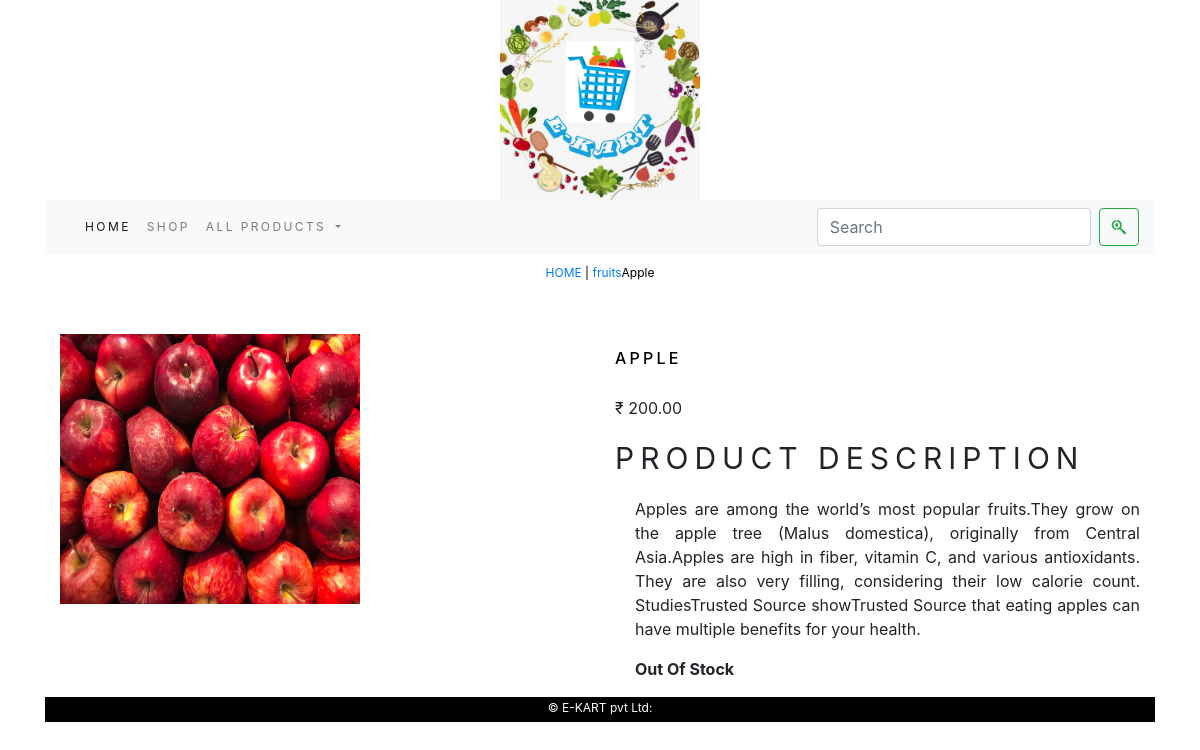
The page /ekart/fruits/apple on the database its author committed.
### ekart/models.py (models this page shows, shortened)
class Product(models.Model):
    name= models.CharField(max_length=250,unique=True)
    slug= models.SlugField(max_length=250,unique=True)
    description= models.TextField(blank=True)
    price= models.DecimalField(max_digits=10,decimal_places=2)
    category= models.ForeignKey(Category,on_delete=models.CASCADE)
    image=models.ImageField(upload_to='product',blank=True)
    stock=models.IntegerField()
    available=models.BooleanField(default=True)
    created=models.DateField(auto_now_add=True)
    updated=models.DateField(auto_now=True)
    class Meta:
        ordering=('name',)
        verbose_name='product'
        verbose_name_plural='products'

class Category(models.Model):
    name= models.CharField(max_length=250,unique=True)
    slug= models.SlugField(max_length=250,unique=True)
    description= models.TextField(blank=True)
    image=models.ImageField(upload_to='category',blank=True)
    class Meta:
        ordering=('name',)
        verbose_name='category'
        verbose_name_plural='categories'
    def get_url(self):
        return reverse('ekart:products_by_category',args=[self.slug])
    def __str__(self):
        return '{}'.format(self.name)

### ekart/views.py (the view)
# urls.py: path('<slug:c_slug>/<slug:product_slug>', views.Productdetails, name='prodCatDetails'),
def Productdetails(request,c_slug,product_slug):
    try:
        product=Product.objects.get(category__slug=c_slug,slug=product_slug)
    except Exception as e:
        raise e
    return render(request,'product.html',{'product':product})

### cart/context_processors.py (called while the page is built)
def counter(request):
    item_count=0
    if 'admin' in request.path:
        return{}
    else:
        try:
            cart=Cart.objects.filter(cart_id=_cart_id(request))
            cart_items=Cartitem.objects.all().filter(cart=cart[:1])
            for cart_item in cart_items:
                item_count +=cart_item.quantity
        except Cart.DoesNotExist:
            item_count=0
    return dict(item_count=item_count)

### cart/views.py (called while the page is built)
def _cart_id(request):
    cart=request.session.session_key
    if not cart:
        cart=request.session.create()
    return cart

### ekart/context_processors.py (called while the page is built)
def menu_links(request):
    links=Category.objects.all()
    return dict(links=links)

### templates/product.html (shortened to what this page needs)
{% extends 'base.html' %}
{% load static %}
{% block content %}
<div class="row my_prod_row_class">
  <div class="mx-auto">
    <p><a href="{% url 'ekart:allProdCat' %}">HOME</a> | <a href="{{product.category.get_url}}">{{product.category}}</a>{{product.name}}</p>
  </div>
</div>
<div class="container">
    <br>
<div class="row">
  <div class="col-12 col-sm-12 col-md-12 col-lg-6">
    <div style="min-width:18rem;">
      <img src="{{product.image.url}}" alt="{{product.name}}" width="300px" height="270px">
    </div>
  </div>
       <div class="col-12 col-md-12 col-sm-12 col-lg-6">
          <h1 class="my_prod_title">{{product.name}}</h1>
          <p>₹ {{product.price}}</p>
          <p class="my_title">Product Description</p>
          <p class="text-justify my_prod_text">{{product.description}}</p>
          {% if product.stock <= 0 %}
          <p class="text-justify my_prod_text"><b>Out Of Stock</b></p>
          {% else %}
          <a class="btb btn-secondary" href="{% url 'cart:add_cart' product.id %}">Add To Cart</a>
          {% endif %}
       </div>
</div>
</div>
{% endblock %}

### static/css/custom.css (style rules this page uses)
.my_title { font-size:30px; text-transform:uppercase; letter-spacing:.2em; }
.my_prod_row_class { padding-top:10px; padding-bottom:12px; }
.my_prod_row_class .mx-auto { color:black; font-size:12px; text-decorations:none; }
.my_prod_title { color:black; font-size:16px; letter-spacing:.2em; text-transform:uppercase; padding-top:15px; padding-bottom:20px; }
.my_prod_text { padding-left:20px }

### rows shown on the page
Product: category "fruits", name "Apple", image (picture), name "APPLE", price "200.00", description "Apples are among the world’s most popular fruits.They grow on the apple tree (Malus domestica), originally from Central Asia.Apples are high in fiber, vitamin C, and various antioxidants. They are also very filling, considering their low calorie count. StudiesTrusted Source showTrusted Source that eating apples can have multiple benefits for your health."
